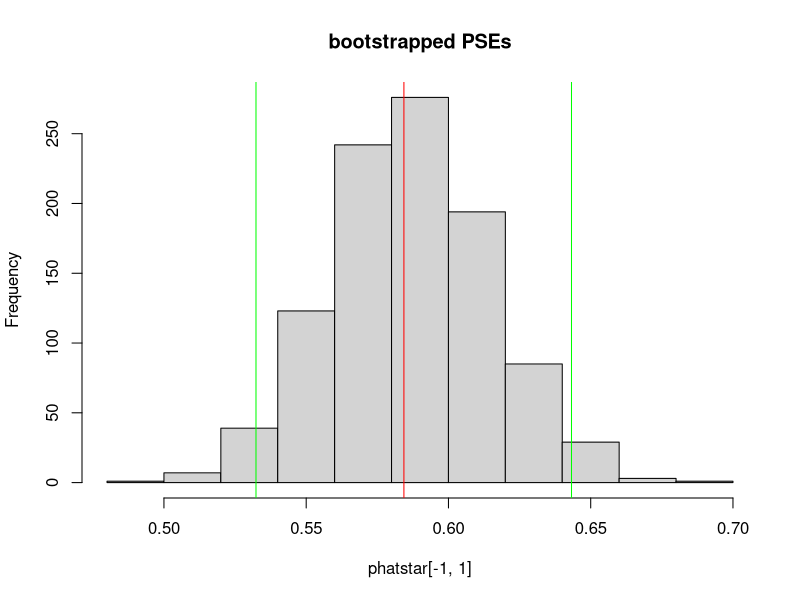

Write the R code that produced this figure.
# bootstrap1.R  Bootstrap the parameters of a fitted function

rm( list=ls() )

# make up some behavioural data for a discrimination task
df <- data.frame( stimlev=seq( 0.1, 1.0, by=0.1 ),                  # stimulus levels
                  ntrials=rep( 20, times=10 ),                      # number of trials at each stimulus level
                  nhigher=c( 1, 0, 4, 5, 8, 10, 12, 14, 19, 20 ) )  # number of trials where the observer responded "higher"
df$phigher <- df$nhigher / df$ntrials                               # 'nhigher' expressed as a proportion

# choose the form of the psychometric function
psyfn <- function( x, mu, sigma )
    pnorm( x, mu, sigma )

# define a maximum likelihood objective function
obj <- function( p, data )
    -sum(log( dbinom( data$nhigher, data$ntrials, psyfn( data$stimlev, p[1], p[2] ) ) ))


## Bootstrap stuff:
# initialize bootstrap info
nboot <- 1000
phatstar <- matrix( nrow=nboot+1, ncol=2 )
# 1001 rows: first is fit to actual data, the rest to bootstrapped data

# bootstrap
for( i in 1:(nboot+1) ) {
    
    # resample data __ONLY AFTER the first time through__
    dfstar <- df
    if( i>1 ) {
        dfstar$nhigher <- rbinom( nrow(df), df$ntrials, df$phigher )
        dfstar$phigher <- dfstar$nhigher / dfstar$ntrials
    } # replaces the data in the df with a generated dataframe
    
    # find the parameters that minimize the objective function
    pinit <- c( 0.5, 0.2 )                       # initial guess
    m <- optim( pinit, obj, NULL, data=dfstar )  # find parameters of best fit
    phatstar[i,] <- m$par
    
    # report the fit
    # cat( sprintf('pse = %.4f, jnd = %.4f\n',phatstar[i,1],phatstar[i,2] ) )
    
    # # occasionally plot resampled data and fitted function
    # if( i %% 50 == 0 ) {
    #     with( dfstar, plot( stimlev, phigher, col='red', ylim=c(-0.1,1.1), xlab='stimulus level', ylab='proportion judged higher' ) )
    #     curve( psyfn( x, phatstar[i,1], phatstar[i,2] ), col='green', add=TRUE )
    #     Sys.sleep(0.1) # this tells R to pause (do nothing, for 0.1 seconds); if there is no idle time, since plots take a while to make: the plots might not be updated right away
    # }
    
}

# histogram bootstrapped PSEs
hist( phatstar[-1,1], main='bootstrapped PSEs' )
abline( v=phatstar[1,1], col='red' )

# report maximum likelihood fit and bootstrapped 95% confidence interval
pse_ml <- phatstar[1,1]
pse_sd <- sd( phatstar[-1,1] )
cat( sprintf('\npse = %.4f +- %.4f\n\n',pse_ml,1.96*pse_sd) )

# or find the 95% confidence interval nonparametrically
cint <- quantile( phatstar[-1,1], c(0.025,0.975) )
cat( sprintf('pse = %.4f, 95%% confidence interval = (%.4f, %.4f)\n\n',pse_ml,cint[1],cint[2]) )
abline( v=cint, col='green' )


# also see R's 'boot' package to do bootstrapping in a more prepackaged way
